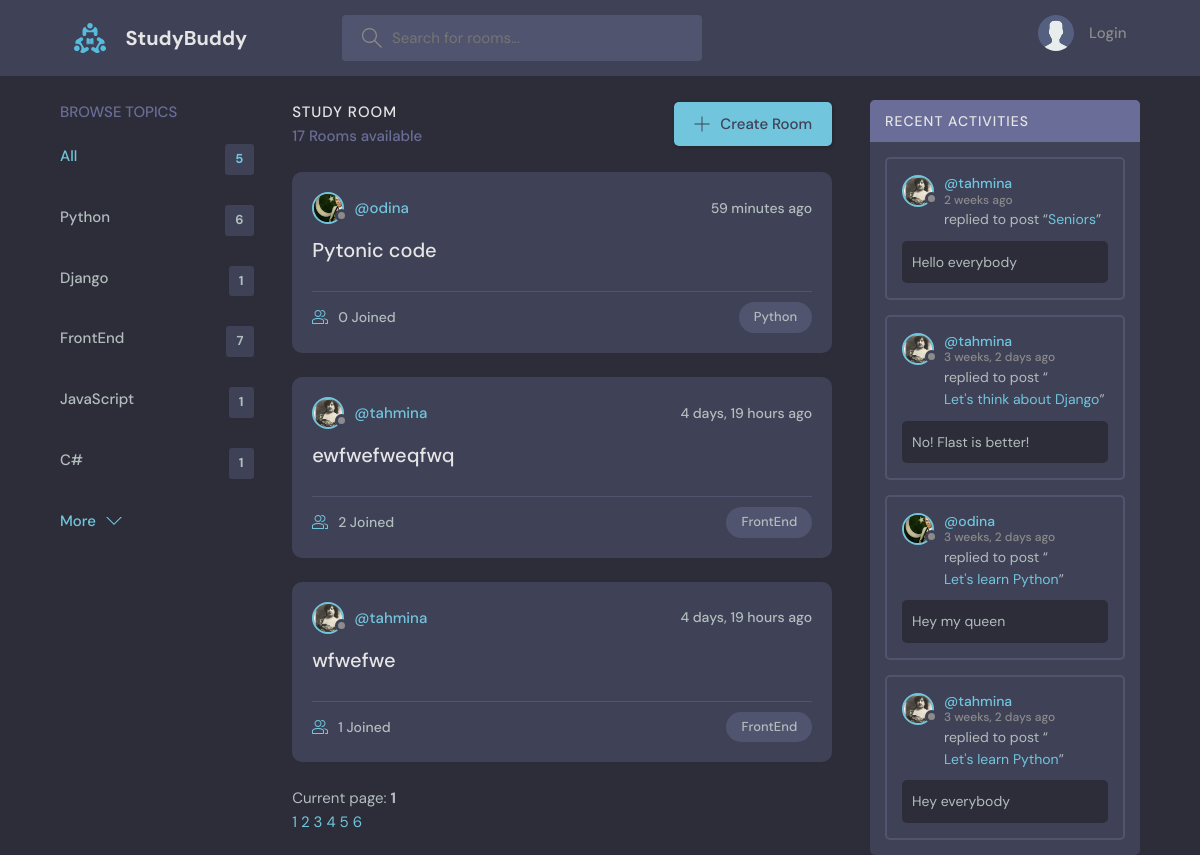
The page / on the database its author committed.
### base/models.py (models this page shows, shortened)
class Topic(models.Model):
    name = models.CharField(max_length=200)

class Room(models.Model):
    host = models.ForeignKey(User, on_delete=models.SET_NULL, null=True)
    topic = models.ForeignKey(Topic, on_delete=models.SET_NULL, null=True)
    name = models.CharField(max_length=200)
    description = models.TextField(null=True, blank=True)
    participants = models.ManyToManyField(User, related_name='participants', blank=True)
    updated = models.DateTimeField(auto_now=True)
    created = models.DateTimeField(auto_now_add=True)
    class Meta:
        ordering = ['-updated', '-created']
    def __str__(self):
        return self.name

class User(AbstractUser):
    name = models.CharField(max_length=200, null=True)
    email = models.EmailField(unique=True, null=True)
    bio = models.TextField(null=True)
    avatar = models.ImageField(null=True, default="avatar.svg")
    USERNAME_FIELD = 'email'
    REQUIRED_FIELDS = []

class Message(models.Model):
    user = models.ForeignKey(User, on_delete=models.CASCADE)
    room = models.ForeignKey(Room, on_delete=models.CASCADE)
    body = models.TextField()
    updated = models.DateTimeField(auto_now=True)
    created = models.DateTimeField(auto_now_add=True)
    class Meta:
        ordering = ['-updated', '-created']
    def __str__(self):
        return self.body[0:50]

### base/views.py (the view)
# urls.py: path('', views.home, name="home"),
def home(request):
    topics = Topic.objects.all()[0:5]
    query = request.GET.get('q', '')
    rooms = Room.objects.filter(
        Q(topic__name__icontains=query) |
        Q(name__icontains=query) |
        Q(description__icontains=query)
    )
    room_count = rooms.count()
    page_number = request.GET.get("page", 1)
    paginator = Paginator(rooms, 3)
    page_object = paginator.get_page(page_number)
    page_object.adjusted_elided_pages = paginator.get_elided_page_range(page_number, on_each_side=2)
    room_messages = Message.objects.filter(Q(room__topic__name__icontains=query))
    context = {'rooms': rooms, 'topics': topics, 'room_count': room_count, 'room_messages': room_messages, "page_object": page_object, "query": query}
    return render(request, 'base/home.html', context)

### base/templates/base/home.html (shortened to what this page needs)
{% extends 'main.html' %}
{% block content %}
<main class="layout layout--3">
      <div class="container">
        {% include 'base/topics_component.html' %}
        <div class="roomList">
          <div class="roomList__header">
            <div>
              <h2>Study Room</h2>
              <p>{{room_count}} Rooms available</p>
            </div>
            <a class="btn btn--main" href="{% url 'create-room' %}">
              <svg version="1.1" xmlns="http://www.w3.org/2000/svg" width="32" height="32" viewBox="0 0 32 32">
                <title>add</title>
                <path
                  d="M16.943 0.943h-1.885v14.115h-14.115v1.885h14.115v14.115h1.885v-14.115h14.115v-1.885h-14.115v-14.115z"
                ></path>
              </svg>
              Create Room
            </a>
          </div>
          {% include 'base/feed_component.html' %}
        </div>
        {% include 'base/activity_component.html' %}
      </div>
</main>
{% endblock %}

### base/templates/base/topics_component.html
<div class="topics">
          <div class="topics__header">
            <h2>Browse Topics</h2>
          </div>
          <ul class="topics__list">
            <li>
              <a href="{% url 'home' %}" class="active">All <span>{{topics.count}}</span></a>
            </li>
              {% for topic in topics %}
            <li>
              <a href="{% url 'home' %}?q={{topic.name}}">{{topic.name}} <span>{{topic.room_set.all.count}}</span></a>
            </li>
              {% endfor %}
          </ul>
          <a class="btn btn--link" href="{% url 'topics' %}">
            More
            <svg version="1.1" xmlns="http://www.w3.org/2000/svg" width="32" height="32" viewBox="0 0 32 32">
              <title>chevron-down</title>
              <path d="M16 21l-13-13h-3l16 16 16-16h-3l-13 13z"></path>
            </svg>
          </a>
        </div>

### base/templates/base/feed_component.html (shortened to what this page needs)
{% for room in page_object %}
    <div class="roomListRoom">
            <div class="roomListRoom__header">
              <a href="{% url 'user-profile' room.host.id %}" class="roomListRoom__author">
                <div class="avatar avatar--small">
                  <img src="{{room.host.avatar.url}}" />
                </div>
                <span>@{{room.host.username}}</span>
              </a>
              <div class="roomListRoom__actions">
                <span>{{room.created|timesince}} ago</span>
              </div>
            </div>
            <div class="roomListRoom__content">
              <a href="{% url 'room' room.id %}">{{room.name}}</a>
            </div>
            <div class="roomListRoom__meta">
              <a href="{% url 'room' room.id %}" class="roomListRoom__joined">
                {{room.participants.all.count}} Joined
              </a>
              <p class="roomListRoom__topic">{{room.topic.name}}</p>
            </div>
          </div>
{% endfor %}
<p>Current page: <b>{{ page_object.number }}</b></p>
{% for page_number in page_object.adjusted_elided_pages %}
    {% if page_number == page_object.paginator.ELLIPSIS %}
        {{page_number}}
    {% else %}
    <a
        href="?{% if query %}q={{query}}&{% endif %}page={{ page_number }}"
        class="{% if page_number == page_object.number %} current {% endif %}"
    >
        {{page_number}}
    </a>
    {% endif %}
{% endfor %}

### base/templates/base/activity_component.html (shortened to what this page needs)
<div class="activities">
          <div class="activities__header">
            <h2>Recent Activities</h2>
          </div>
          {% for message in room_messages %}
          <div class="activities__box">
            <div class="activities__boxHeader roomListRoom__header">
              <a href="{% url 'user-profile' message.user.id %}" class="roomListRoom__author">
                <div class="avatar avatar--small">
                  <img src="{{message.user.avatar.url}}" />
                </div>
                <p>
                  @{{message.user.username}}
                  <span>{{message.created|timesince}} ago</span>
                </p>
              </a>
            </div>
            <div class="activities__boxContent">
              <p>replied to post “<a href="{% url 'room' message.room.id %}">{{message.room}}</a>”</p>
              <div class="activities__boxRoomContent">
                {{message}}
              </div>
            </div>
          </div>
          {% endfor %}
        </div>

### rows shown on the page
Topic: name "Python", room_set.all.count "6"
Topic: name "Django", room_set.all.count "1"
Topic: name "FrontEnd", room_set.all.count "7"
Topic: name "JavaScript", room_set.all.count "1"
Topic: name "C#", room_set.all.count "1"
Room: host.avatar (picture), host.username "odina", created "59 minutes", name "Pytonic code", participants.all.count "0", topic.name "Python"
Room: host.avatar (picture), host.username "tahmina", created "4 days, 19 hours", name "ewfwefweqfwq", participants.all.count "2", topic.name "FrontEnd"
Room: host.avatar (picture), host.username "tahmina", created "4 days, 19 hours", name "wfwefwe", participants.all.count "1", topic.name "FrontEnd"
Message: user.avatar (picture), user.username "tahmina", created "2 weeks", room "Seniors", body "Hello everybody"
Message: user.avatar (picture), user.username "tahmina", created "3 weeks, 2 days", room "Let's think about Django", body "No! Flast is better!"
Message: user.avatar (picture), user.username "odina", created "3 weeks, 2 days", room "Let's learn Python", body "Hey my queen"
Message: user.avatar (picture), user.username "tahmina", created "3 weeks, 2 days", room "Let's learn Python", body "Hey everybody"

### other values the page prints
{{ topics.count }} "5"
{{ room_count }} "17"
{{ page_object.number }} "1"
{{ page_number }} "1" "2" "3" "4" "5" "6"
